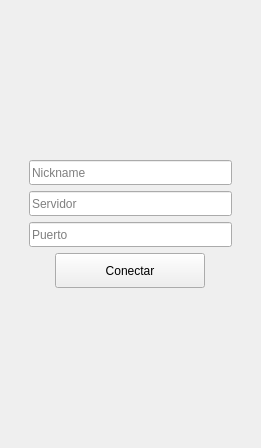
<?xml version="1.0" encoding="UTF-8"?>
<ui version="4.0">
 <class>MainWindow</class>
 <widget class="QMainWindow" name="MainWindow">
  <property name="geometry">
   <rect>
    <x>0</x>
    <y>0</y>
    <width>261</width>
    <height>448</height>
   </rect>
  </property>
  <property name="windowTitle">
   <string>QTCPChat Client</string>
  </property>
  <widget class="QWidget" name="centralWidget">
   <layout class="QGridLayout" name="gridLayout">
    <property name="leftMargin">
     <number>5</number>
    </property>
    <property name="topMargin">
     <number>5</number>
    </property>
    <property name="rightMargin">
     <number>5</number>
    </property>
    <property name="bottomMargin">
     <number>5</number>
    </property>
    <property name="spacing">
     <number>5</number>
    </property>
    <item row="1" column="0">
     <widget class="QStackedWidget" name="sw_vistas">
      <property name="currentIndex">
       <number>0</number>
      </property>
      <widget class="QWidget" name="page">
       <layout class="QGridLayout" name="gridLayout_2">
        <item row="0" column="1">
         <spacer name="verticalSpacer_2">
          <property name="orientation">
           <enum>Qt::Vertical</enum>
          </property>
          <property name="sizeHint" stdset="0">
           <size>
            <width>20</width>
            <height>40</height>
           </size>
          </property>
         </spacer>
        </item>
        <item row="1" column="0">
         <spacer name="horizontalSpacer">
          <property name="orientation">
           <enum>Qt::Horizontal</enum>
          </property>
          <property name="sizeHint" stdset="0">
           <size>
            <width>40</width>
            <height>20</height>
           </size>
          </property>
         </spacer>
        </item>
        <item row="1" column="1">
         <layout class="QVBoxLayout" name="verticalLayout">
          <item>
           <widget class="QLineEdit" name="le_Nick">
            <property name="minimumSize">
             <size>
              <width>200</width>
              <height>25</height>
             </size>
            </property>
            <property name="placeholderText">
             <string>Nickname</string>
            </property>
           </widget>
          </item>
          <item>
           <widget class="QLineEdit" name="le_Server">
            <property name="minimumSize">
             <size>
              <width>200</width>
              <height>25</height>
             </size>
            </property>
            <property name="placeholderText">
             <string>Servidor</string>
            </property>
           </widget>
          </item>
          <item>
           <widget class="QLineEdit" name="le_puerto">
            <property name="minimumSize">
             <size>
              <width>200</width>
              <height>25</height>
             </size>
            </property>
            <property name="placeholderText">
             <string>Puerto</string>
            </property>
           </widget>
          </item>
          <item>
           <layout class="QHBoxLayout" name="horizontalLayout_2">
            <item>
             <spacer name="horizontalSpacer_4">
              <property name="orientation">
               <enum>Qt::Horizontal</enum>
              </property>
              <property name="sizeHint" stdset="0">
               <size>
                <width>40</width>
                <height>20</height>
               </size>
              </property>
             </spacer>
            </item>
            <item>
             <widget class="QPushButton" name="pb_Conectar">
              <property name="minimumSize">
               <size>
                <width>150</width>
                <height>35</height>
               </size>
              </property>
              <property name="maximumSize">
               <size>
                <width>150</width>
                <height>16777215</height>
               </size>
              </property>
              <property name="text">
               <string>Conectar</string>
              </property>
             </widget>
            </item>
            <item>
             <spacer name="horizontalSpacer_3">
              <property name="orientation">
               <enum>Qt::Horizontal</enum>
              </property>
              <property name="sizeHint" stdset="0">
               <size>
                <width>40</width>
                <height>20</height>
               </size>
              </property>
             </spacer>
            </item>
           </layout>
          </item>
         </layout>
        </item>
        <item row="1" column="2">
         <spacer name="horizontalSpacer_2">
          <property name="orientation">
           <enum>Qt::Horizontal</enum>
          </property>
          <property name="sizeHint" stdset="0">
           <size>
            <width>40</width>
            <height>20</height>
           </size>
          </property>
         </spacer>
        </item>
        <item row="2" column="1">
         <spacer name="verticalSpacer">
          <property name="orientation">
           <enum>Qt::Vertical</enum>
          </property>
          <property name="sizeHint" stdset="0">
           <size>
            <width>20</width>
            <height>40</height>
           </size>
          </property>
         </spacer>
        </item>
       </layout>
      </widget>
      <widget class="QWidget" name="page_2">
       <layout class="QVBoxLayout" name="verticalLayout_2">
        <item>
         <widget class="QLabel" name="l_Nick">
          <property name="font">
           <font>
            <pointsize>12</pointsize>
           </font>
          </property>
          <property name="text">
           <string/>
          </property>
          <property name="alignment">
           <set>Qt::AlignCenter</set>
          </property>
         </widget>
        </item>
        <item>
         <widget class="QListWidget" name="lw_Usuarios"/>
        </item>
        <item>
         <layout class="QHBoxLayout" name="horizontalLayout">
          <item>
           <widget class="QPushButton" name="pb_crearChat">
            <property name="minimumSize">
             <size>
              <width>0</width>
              <height>35</height>
             </size>
            </property>
            <property name="text">
             <string>Nueva Sala de Chat</string>
            </property>
           </widget>
          </item>
          <item>
           <widget class="QPushButton" name="pb_Desconectar">
            <property name="minimumSize">
             <size>
              <width>0</width>
              <height>35</height>
             </size>
            </property>
            <property name="maximumSize">
             <size>
              <width>75</width>
              <height>16777215</height>
             </size>
            </property>
            <property name="text">
             <string>Desconectar</string>
            </property>
           </widget>
          </item>
         </layout>
        </item>
       </layout>
      </widget>
     </widget>
    </item>
   </layout>
  </widget>
 </widget>
 <layoutdefault spacing="6" margin="11"/>
 <resources/>
 <connections/>
</ui>
